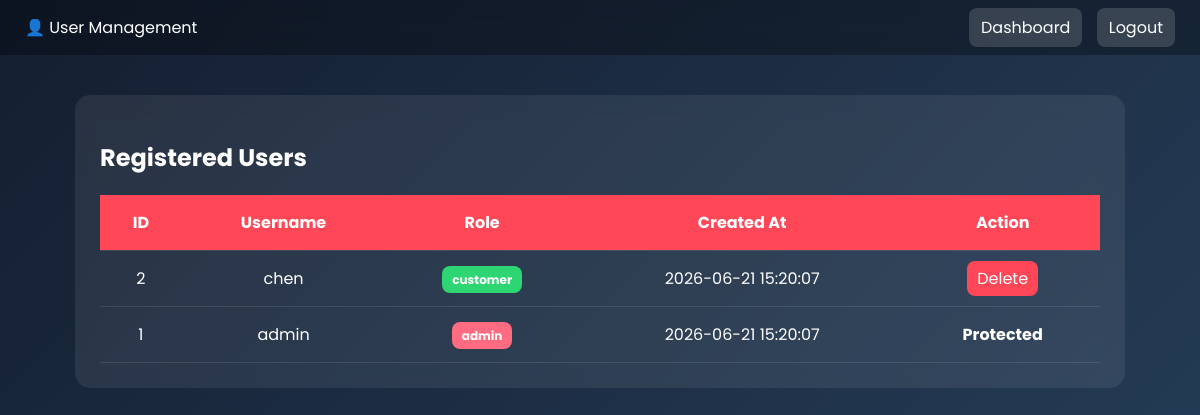
/admin_users.php (signed in), run on the app's committed database.
### tables this page shows
CREATE TABLE IF NOT EXISTS users (user_id INT AUTO_INCREMENT PRIMARY KEY, username VARCHAR(50) NOT NULL UNIQUE, password VARCHAR(255) NOT NULL, role VARCHAR(20) DEFAULT 'customer', created_at TIMESTAMP DEFAULT CURRENT_TIMESTAMP);

### admin_users.php (the view, shortened to what this page needs)
<?php
include "db.php";
$sql = "SELECT user_id, username, role, created_at FROM users ORDER BY user_id DESC";
$stmt = $conn->prepare($sql);
$stmt->execute();
$result = $stmt->get_result();
?>
<!DOCTYPE html>
<html>
<head>
</head>
<body>
<div class="topbar">
    <div>👤 User Management</div>
    <div>
        <a href="admin.php">Dashboard</a>
        <a href="logout.php">Logout</a>
    </div>
</div>
<div class="container">
<h2>Registered Users</h2>
<table>
<tr>
    <th>ID</th>
    <th>Username</th>
    <th>Role</th>
    <th>Created At</th>
    <th>Action</th>
</tr>
<?php
while ($row = $result->fetch_assoc()) {
?>
<tr>
    <td><?= $row['user_id'] ?></td>
    <td><?= htmlspecialchars($row['username']) ?></td>
    <td>
        <span class="role <?= $row['role'] ?>">
            <?= $row['role'] ?>
        </span>
    </td>
    <td>
        <?php echo $row['created_at']; ?>
    </td>
    <td>
        <?php if ($row['role'] != 'admin') { ?>
            <a class="delete"
               href="admin_users.php?delete=<?= $row['user_id'] ?>"
               onclick="return confirm('Delete this user?')">
               Delete
            </a>
        <?php } else { ?>
            <b>Protected</b>
        <?php } ?>
    </td>
</tr>
<?php } ?>
</table>
</div>
</body>
</html>

### admin_users.php (style rules this page uses)
body { margin:0; font-family:'Poppins', sans-serif; background: linear-gradient(135deg, #141e30, #243b55); color:white; }
.topbar { background: rgba(0,0,0,0.3); padding:15px 25px; display:flex; justify-content:space-between; backdrop-filter: blur(10px); }
.topbar a { color:white; text-decoration:none; margin-left:10px; padding:8px 12px; border-radius:8px; background: rgba(255,255,255,0.15); }
.container { width:90%; max-width:1000px; margin:40px auto; background: rgba(255,255,255,0.08); padding:25px; border-radius:15px; backdrop-filter: blur(10px); }
table { width:100%; border-collapse:collapse; }
th, td { padding:15px; text-align:center; }
th { background:#ff4757; }
tr { border-bottom:1px solid rgba(255,255,255,0.1); }
.role { padding:5px 10px; border-radius:8px; font-size:12px; font-weight:bold; }
.admin { background:#ff6b81; }
.customer { background:#2ed573; }
.delete { padding:6px 10px; background:#ff4757; color:white; text-decoration:none; border-radius:8px; }

### data on the page
users: user_id "2", username "chen", role "customer", created_at "2026-06-21 15:20:07"
users: user_id "1", username "admin", role "admin", created_at "2026-06-21 15:20:07", shows "Protected"
